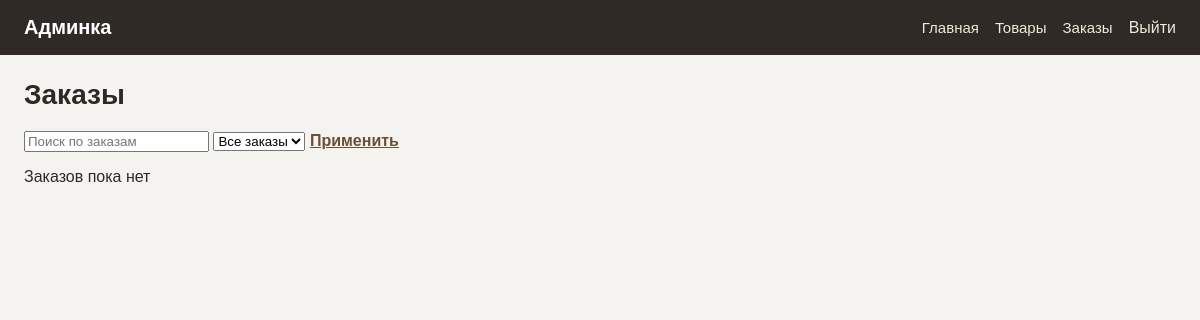
The page /admin/orders (signed in) on the database as committed earlier.
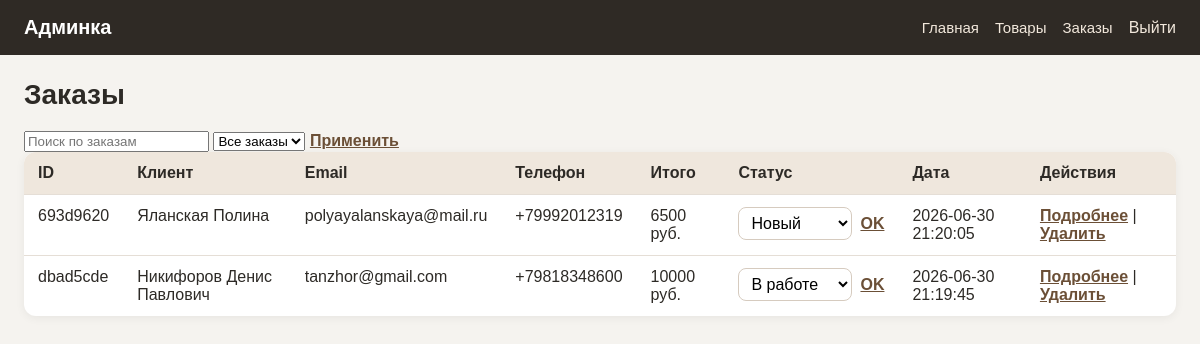
The same page on the database as committed later.
### tables this page shows
CREATE TABLE orders (
                 id TEXT PRIMARY KEY,
                 customer_name TEXT NOT NULL,
                 customer_email TEXT NOT NULL,
                 customer_phone TEXT,
                 customer_address TEXT,
                 items TEXT NOT NULL,
                 total INTEGER NOT NULL,
                 status TEXT NOT NULL DEFAULT 'new',
                 created_at TIMESTAMP DEFAULT CURRENT_TIMESTAMP
                 );

### routes/admin.py (the view)
@admin_bp.route("/admin/orders")
def admin_orders():
    search_query = request.args.get('q', '').strip()
    status = request.args.get('status', '')
    orders = get_all_orders(search_query, status)
    return render_template("admin/orders.html", orders=orders, order_statuses=ORDER_STATUSES, search_query=search_query, current_status=status)

### app.py (called while the page is built)
@app.context_processor
def inject_cart_count():
    cart = session.get("cart", {})
    return {"cart_count": sum(cart.values())}

### db.py (called while the page is built)
def get_db_connection():
    conn = sqlite3.connect("shop.db")
    conn.row_factory = sqlite3.Row
    return conn

def get_all_orders(search_query='', status=''):
    conn = get_db_connection()
    query = 'SELECT * FROM orders'
    params = []
    condition = []
    if search_query:
        condition.append('(id LIKE ? OR customer_name LIKE ? OR customer_email LIKE ? OR customer_phone LIKE ? OR customer_address LIKE ?)')
        search_pattern = f'%{search_query}%'
        params.extend([search_pattern, search_pattern, search_pattern, search_pattern, search_pattern])
    if status:
        condition.append('status = ?')
        params.append(status)
    if condition:
        query += ' WHERE ' + ' AND '.join(condition)
    query += ' ORDER BY created_at DESC'
    rows = conn.execute(query, params).fetchall()
    conn.close()
    orders = []
    for row in rows:
        order = dict(row)
        order['items'] = json.loads(order['items'])
        orders.append(order)
    return orders

### routes/admin.py (called while the page is built)
@admin_bp.before_request
def require_admin_login():
    allowed_endpoints = {
        'admin.login'
    }
    if request.endpoint in allowed_endpoints:
        return
    if session.get('is_admin'):
        return
    flash('Сначала войдите в админку', 'error')
    return redirect(url_for('admin.login'))

### templates/admin/orders.html (shortened to what this page needs)
{% extends 'admin/base.html' %}
{% block content %}
<h1 class="admin-page-title">Заказы</h1>
<form action="" method="get" class="admin-filters">
    <input type="text" name="q" value="{{ search_query}}" placeholder="Поиск по заказам" class="admin-search-input">
    <select name="status" class="admin-status-filter">
        <option value="">Все заказы</option>
    </select>
    <button type="submit" class="admin-link-button">Применить</button>
</form>
{% if orders %}
    <div class="admin-table-wrapper">
        <table class="admin-table">
            <tr>
                <th>ID</th>
                <th>Клиент</th>
                <th>Email</th>
                <th>Телефон</th>
                <th>Итого</th>
                <th>Статус</th>
                <th>Дата</th>
                <th>Действия</th>
            </tr>
            {% for order in orders %}
            <tr>
                <td>{{ order.id[:8] }}</td>
                <td>{{ order.customer_name }}</td>
                <td>{{ order.customer_email }}</td>
                <td>{{ order.customer_phone if order.customer_phone else '—' }}</td>
                <td>{{ order.total }} руб.</td>
                <td>
                    <form action="{{ url_for('admin.update_order_status_route', order_id=order.id) }}"
                        method="post"
                        class="admin-status-form">
                        <select name="status" class="admin-status-select">
                            {% for eng_status, rus_status in order_statuses.items() %}
                                <option value="{{ eng_status }}"
                                    {% if order.status == eng_status %}selected{% endif %}>
                                    {{ rus_status }}
                                </option>
                            {% endfor %}
                        </select>
                        <button type="submit" class="admin-link-button">OK</button>
                    </form>
                </td>
                <td>{{ order.created_at }}</td>
                <td>
                    <a href="{{ url_for('admin.order_details', order_id=order.id) }}">Подробнее</a>
                    |
                    <form action="{{url_for('admin.delete_order_route', order_id=order.id)}}" method="post" class="admin-inline-form" onsubmit="return confirm('Удалить заказ?')">
                        <button type="submit" class="admin-link-button">Удалить</button>
                    </form>
                </td>
            </tr>
            {% endfor %}
        </table>
    </div>
{% else %}
    <p class="empty-message">
        {% if search_filter or current_status %}
            По выбранным фильтрам заказов не найдено
        {% else %}
            Заказов пока нет
        {% endif %}
    </p>
{% endif %}
{% endblock %}

### templates/admin/base.html (shortened to what this page needs)
<!DOCTYPE html>
<html>
<head>
    <link rel="stylesheet" href="{{ url_for('static', filename='css/admin.css') }}">
</head>
<body class="admin-body">
    <header class="admin-header">
        <div class="admin-header-inner">
            <a href="{{ url_for('admin.admin') }}" class="admin-logo">Админка</a>
            <nav class="admin-nav">
                <a href="{{ url_for('admin.admin') }}">Главная</a>
                <a href="{{ url_for('admin.admin_products') }}">Товары</a>
                <a href="{{ url_for('admin.admin_orders') }}">Заказы</a>
                {% if session.get('is_admin') %}
                    <form action="{{ url_for('admin.logout') }}" method="post" class="admin-inline-form">
                        <button type="submit" class="admin-nav-button">Выйти</button>
                    </form>
                {% endif %}
            </nav>
        </div>
    </header>
    <main class="admin-main">
        {% block content %}
        {% endblock %}
    </main>
</body>
</html>

### static/css/admin.css (style rules this page uses)
* { box-sizing: border-box; }
.admin-body { margin: 0; font-family: Arial, sans-serif; background: #f5f3ef; color: #2d2a26; }
.admin-header { background: #2f2a25; color: #fff; }
.admin-header-inner { max-width: 1200px; margin: 0 auto; padding: 16px 24px; display: flex; justify-content: space-between; align-items: center; }
.admin-logo { color: #fff; text-decoration: none; font-weight: 700; font-size: 20px; }
.admin-nav { display: flex; gap: 16px; }
.admin-nav a { color: #f2e8dc; text-decoration: none; font-size: 15px; }
.admin-main { max-width: 1200px; margin: 24px auto; padding: 0 24px; }
.admin-page-title { margin: 0 0 20px; font-size: 28px; }
.admin-table-wrapper { overflow-x: auto; background: #fff; border-radius: 12px; box-shadow: 0 2px 10px rgba(0,0,0,0.06); }
.admin-table { width: 100%; border-collapse: collapse; }
.admin-table th, .admin-table td { padding: 12px 14px; border-bottom: 1px solid #e5ded6; text-align: left; vertical-align: top; }
.admin-table th { background: #efe7dd; font-weight: 700; }
.admin-table tr:last-child td { border-bottom: none; }
.admin-table a { color: #6b4f36; font-weight: 600; }
.admin-inline-form { display: inline; }
.admin-link-button { border: none; background: none; padding: 0; color: #6b4f36; font: inherit; font-weight: 600; cursor: pointer; text-decoration: underline; }
.admin-nav-button { border: none; background: none; padding: 0; color: #f2e8dc; font: inherit; cursor: pointer; }
.admin-status-form { display: flex; gap: 8px; align-items: center; }
.admin-status-select { padding: 6px 8px; border: 1px solid #d6cbbf; border-radius: 8px; background: #fff; font: inherit; }

Rows that differ between the two databases and show on the page:
added orders: id "693d9620", customer_name "Яланская Полина", customer_email "polyayalanskaya@mail.ru", customer_phone "+79992012319", total "6500", status "Новый", created_at "2026-06-30 21:20:05"
added orders: id "dbad5cde", customer_name "Никифоров Денис Павлович", customer_email "tanzhor@gmail.com", customer_phone "+79818348600", total "10000", status "В работе", created_at "2026-06-30 21:19:45"
Other text that changed with them:
text no longer shown: "Заказов пока нет"
text now shown: "ID Клиент Email Телефон Итого Статус Дата Действия"
